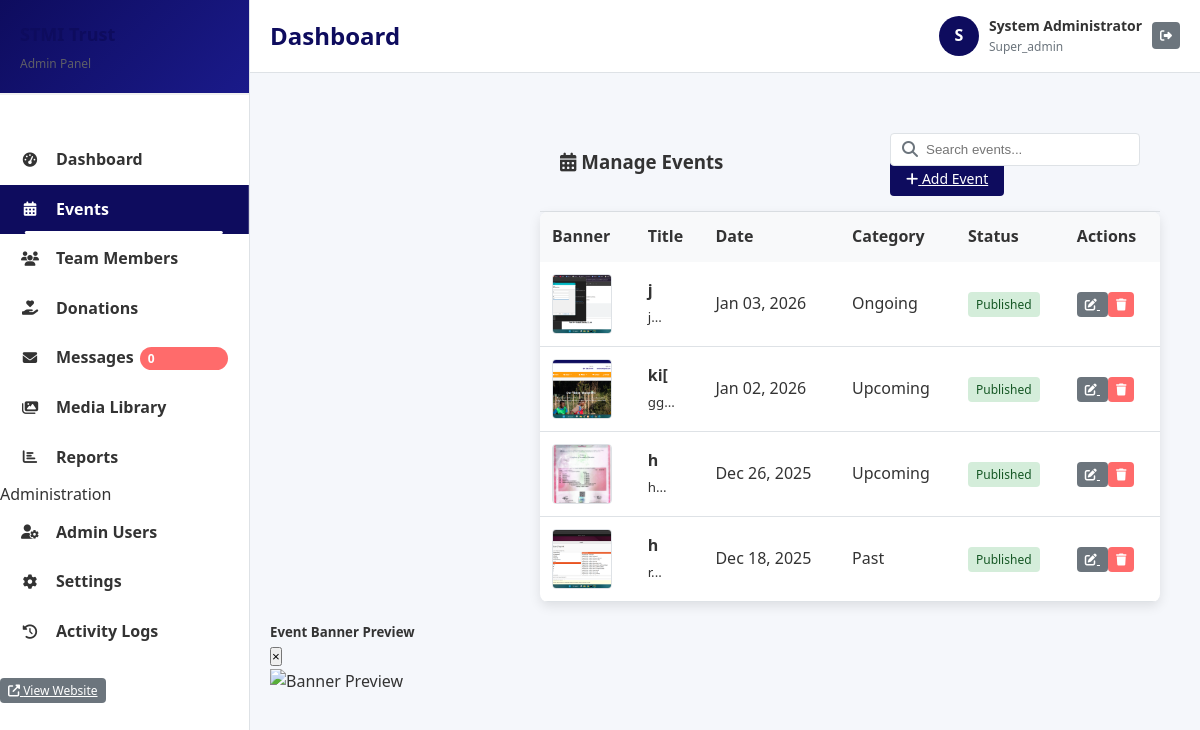
The page /admin/events.php (signed in) on the database its author committed.
### tables this page shows
CREATE TABLE `admin_events` (
  `id` int(11) NOT NULL,
  `title` varchar(200) NOT NULL,
  `description` text NOT NULL,
  `event_date` date NOT NULL,
  `start_time` time NOT NULL,
  `end_time` time NOT NULL,
  `location` varchar(200) NOT NULL,
  `category` enum('upcoming','ongoing','past') DEFAULT 'upcoming',
  `status` enum('draft','published','cancelled') DEFAULT 'draft',
  `registration_link` varchar(500) DEFAULT NULL,
  `banner_image` varchar(255) DEFAULT NULL,
  `featured_image` varchar(500) DEFAULT NULL,
  `gallery_images` longtext DEFAULT NULL CHECK (json_valid(`gallery_images`)),
  `created_by` int(11) DEFAULT NULL,
  `created_at` timestamp NOT NULL DEFAULT current_timestamp(),
  `updated_at` timestamp NOT NULL DEFAULT current_timestamp() ON UPDATE current_timestamp()
);

### admin/includes/auth.php (called while the page is built, shortened)
<?php
function hasPermission($requiredRole) {
    $roleHierarchy = ['editor' => 1, 'admin' => 2, 'super_admin' => 3];
    $userRole = $_SESSION['admin_role'];
    return $roleHierarchy[$userRole] >= $roleHierarchy[$requiredRole];
}
?>

### admin/events.php (the view, shortened to what this page needs)
<?php
require_once 'includes/auth.php';
require_once '../config/database.php';
$action = $_GET['action'] ?? 'list';
switch ($action) {
    default:
        listEvents();
}
function listEvents() {
    global $pdo, $message, $error;
    $sql = "SELECT * FROM admin_events WHERE 1=1";
    $params = [];
    $sql .= " ORDER BY event_date DESC";
    $stmt = $pdo->prepare($sql);
    $stmt->execute($params);
    $events = $stmt->fetchAll();
    include 'includes/header.php';
    ?>
    <div class="admin-content">
        <div class="table-header">
            <h3><i class="fas fa-calendar-alt"></i> Manage Events</h3>
            <div class="table-actions">
                <div class="table-search">
                    <i class="fas fa-search"></i>
                    <input type="text" id="searchInput" placeholder="Search events...">
                </div>
                <a href="events.php?action=add" class="btn btn-primary">
                    <i class="fas fa-plus"></i> Add Event
                </a>
            </div>
        </div>
        <div class="data-table">
            <table>
                <thead>
                    <tr>
                        <th>Banner</th>
                        <th>Title</th>
                        <th>Date</th>
                        <th>Category</th>
                        <th>Status</th>
                        <th>Actions</th>
                    </tr>
                </thead>
                <tbody>
                    <?php if (empty($events)): ?>
                        <tr>
                            <td colspan="6" class="text-center">
                                <div class="empty-state">
                                    <i class="fas fa-calendar-times fa-3x"></i>
                                    <h4>No events found</h4>
                                    <p>Get started by adding your first event.</p>
                                </div>
                            </td>
                        </tr>
                    <?php else: ?>
                        <?php foreach ($events as $event): ?>
                            <tr>
                                <td>
                                    <?php if ($event['banner_image']): ?>
                                        <div class="event-banner-thumbnail">
                                            <img src="../<?php echo htmlspecialchars($event['banner_image']); ?>"
                                                 alt="<?php echo htmlspecialchars($event['title']); ?>"
                                                 onclick="viewBanner('<?php echo htmlspecialchars($event['banner_image']); ?>')">
                                        </div>
                                    <?php else: ?>
                                        <span class="text-muted">No banner</span>
                                    <?php endif; ?>
                                </td>
                                <td>
                                    <strong><?php echo htmlspecialchars($event['title']); ?></strong><br>
                                    <small class="text-muted"><?php echo htmlspecialchars(substr($event['description'], 0, 50)); ?>...</small>
                                </td>
                                <td><?php echo date('M d, Y', strtotime($event['event_date'])); ?></td>
                                <td>
                                    <span class="badge badge-<?php echo $event['category']; ?>">
                                        <?php echo ucfirst($event['category']); ?>
                                    </span>
                                </td>
                                <td>
                                    <span class="status-badge status-<?php echo $event['status']; ?>">
                                        <?php echo ucfirst($event['status']); ?>
                                    </span>
                                </td>
                                <td>
                                    <div class="action-buttons">
                                        <a href="events.php?action=edit&id=<?php echo $event['id']; ?>"
                                           class="btn btn-sm btn-secondary" title="Edit">
                                            <i class="fas fa-edit"></i>
                                        </a>
                                        <?php if (hasPermission('admin')): ?>
                                            <a href="events.php?action=delete&id=<?php echo $event['id']; ?>"
                                               class="btn btn-sm btn-danger"
                                               onclick="return confirm('Are you sure you want to delete this event?')"
                                               title="Delete">
                                                <i class="fas fa-trash"></i>
                                            </a>
                                        <?php endif; ?>
                                    </div>
                                </td>
                            </tr>
                        <?php endforeach; ?>
                    <?php endif; ?>
                </tbody>
            </table>
        </div>
    </div>
    <div class="modal fade" id="bannerModal" tabindex="-1" role="dialog">
        <div class="modal-dialog modal-lg" role="document">
            <div class="modal-content">
                <div class="modal-header">
                    <h5 class="modal-title">Event Banner Preview</h5>
                    <button type="button" class="close" data-dismiss="modal">
                        <span>&times;</span>
                    </button>
                </div>
                <div class="modal-body text-center">
                    <img id="bannerPreview" src="" alt="Banner Preview" class="img-fluid">
                </div>
            </div>
        </div>
    </div>
    <?php
    include 'includes/footer.php';
}
    ?>

### admin/css/admin.css (style rules this page uses)
:root { --primary: #0e0c5e; --primary-light: #1a1a8a; --secondary: #ff9d0b; --success: #57cc99; --danger: #ff6b6b; --warning: #ffd166; --info: #3498db; --dark: #333; --light: #f8f9fa; --gray: #6c757d; --gray-light: #dee2e6; --border-radius: 8px; --box-shadow: 0 4px 12px rgba(0, 0, 0, 0.1); --transition: all 0.3s ease; }
.admin-content { flex: 1; margin-left: 250px; padding: 20px; }
.status-badge { padding: 4px 8px; border-radius: 4px; font-size: 12px; font-weight: 500; }
.status-published { background: #d4edda; color: #155724; }
.btn { padding: 8px 16px; border: none; border-radius: 4px; font-size: 14px; font-weight: 500; cursor: pointer; transition: var(--transition); }
.btn-primary { background: var(--primary); color: white; }
.btn-secondary { background: var(--gray); color: white; }
.btn-danger { background: var(--danger); color: white; }
.btn-sm { padding: 4px 8px; font-size: 12px; }
.data-table { width: 100%; background: white; border-radius: var(--border-radius); overflow: hidden; box-shadow: var(--box-shadow); }
.table-header { padding: 20px; border-bottom: 1px solid var(--gray-light); display: flex; justify-content: space-between; align-items: center; }
.table-header h3 { margin: 0; }
.table-search { position: relative; }
.table-search input { padding: 8px 12px 8px 35px; border: 1px solid var(--gray-light); border-radius: 4px; width: 250px; }
.table-search i { position: absolute; left: 12px; top: 50%; transform: translateY(-50%); color: var(--gray); }
table { width: 100%; border-collapse: collapse; }
th { background: var(--light); padding: 12px; text-align: left; font-weight: 600; color: var(--dark); }
td { padding: 12px; border-bottom: 1px solid var(--gray-light); }

### admin/events.php (style rules this page uses)
.event-banner-thumbnail { width: 60px; height: 60px; border-radius: 4px; overflow: hidden; cursor: pointer; border: 1px solid #dee2e6; }
.event-banner-thumbnail img { width: 100%; height: 100%; object-fit: cover; transition: transform 0.3s; }

### rows shown on the page
admin_events: banner_image (picture), title "j", description "j", event_date "Jan 03, 2026", category "Ongoing", status "Published"
admin_events: banner_image (picture), title "ki[", description "gg", event_date "Jan 02, 2026", category "Upcoming", status "Published"
admin_events: banner_image (picture), title "h", description "h", event_date "Dec 26, 2025", category "Upcoming", status "Published"
admin_events: banner_image (picture), title "h", description "r", event_date "Dec 18, 2025", category "Past", status "Published"

### other values the page prints
$pageTitle "Dashboard"
substr($_SESSION['admin_full_name'], 0, 1) "S"
$_SESSION['admin_full_name'] "System Administrator"
$_SESSION['admin_role'] "Super_admin"
